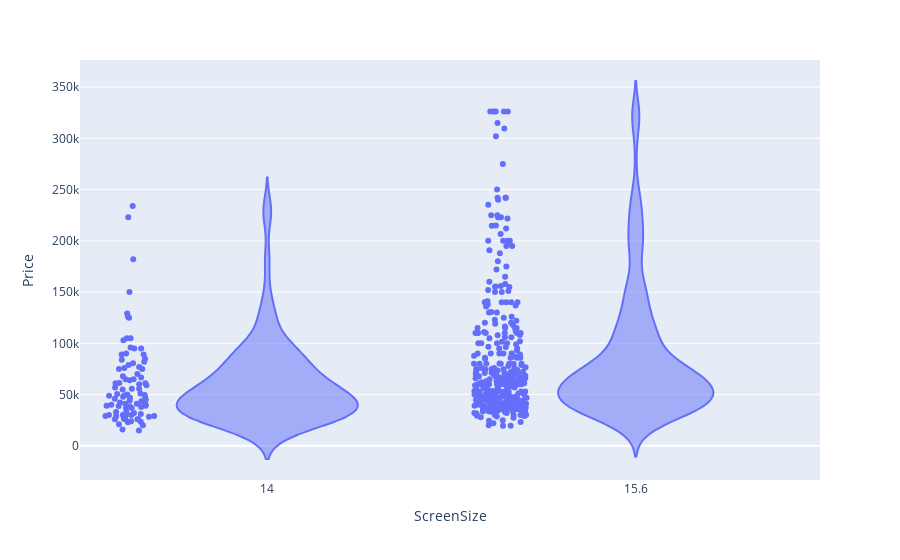

This figure's notebook cell:
### Markdown cell above
**Screen Size VS Price**

### Code cell
fig = px.violin(df, x="ScreenSize", y="Price", points="all")
fig.show()

### Figure 1 — Plotly figure (JSON) as saved in the notebook; plotly's stock layout.template omitted (floating-point values rounded to 4 significant figures; data arrays with more than 128 entries replaced by an {"elided": "..."} marker saying what was removed)
{"data": [{"alignmentgroup": "True", "box": {"visible": false}, "hovertemplate": "ScreenSize=%{x}<br>Price=%{y}<extra></extra>", "legendgroup": "", "marker": {"color": "#636efa"}, "name": "", "offsetgroup": "", "orientation": "v", "points": "all", "scalegroup": "True", "showlegend": false, "type": "violin", "x": {"elided": "423 float values"}, "x0": " ", "xaxis": "x", "y": {"elided": "423 int values"}, "y0": " ", "yaxis": "y"}], "layout": {"legend": {"tracegroupgap": 0}, "margin": {"t": 60}, "violinmode": "group", "xaxis": {"anchor": "y", "domain": [0, 1], "title": {"text": "ScreenSize"}}, "yaxis": {"anchor": "x", "domain": [0, 1], "title": {"text": "Price"}}}}
